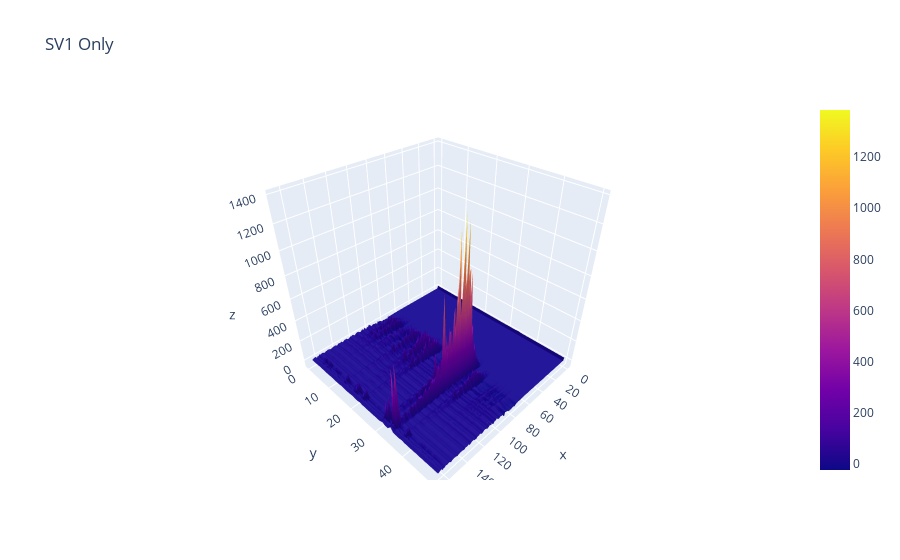

Notebook code cell kept with this figure:
### Code cell
coviddata_scaled = coviddeathsdata-coviddeathsdata.mean()
u, s, v = np.linalg.svd(coviddata_scaled, full_matrices=True)
var_explained = np.round(s**2/np.sum(s**2), decimals=3)
labels= ['SV'+str(i) for i in range(1,51)]
svd_df = pd.DataFrame(u[:,0:50], index=coviddata_meta["state"].tolist(), columns=labels)
svd_df=svd_df.reset_index()
svd_df.rename(columns={'index':'state'}, inplace=True)
s = np.diag(s)
approx_uptorank1_meancentered = u[:,:1] @ s[0:1,:1] @ v[:1,:]
a = coviddeathsdata.mean()
b = a.values
approx_uptorank1 = approx_uptorank1_meancentered + b
fig = go.Figure(data=[go.Surface(z=approx_uptorank1)])
fig.update_layout(title='SV1 Only',autosize=True)
fig.show()

### Figure 1 — Plotly figure (JSON) as saved in the notebook; plotly's stock layout.template omitted (floating-point values rounded to 4 significant figures; data arrays with more than 128 entries replaced by an {"elided": "..."} marker saying what was removed)
{"data": [{"type": "surface", "z": {"elided": "51x167 float values"}}], "layout": {"autosize": true, "title": {"text": "SV1 Only"}}}
